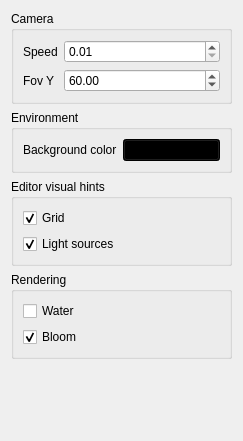
<?xml version="1.0" encoding="UTF-8"?>
<ui version="4.0">
 <class>MiscSettingsWidget</class>
 <widget class="QWidget" name="MiscSettingsWidget">
  <property name="geometry">
   <rect>
    <x>0</x>
    <y>0</y>
    <width>243</width>
    <height>441</height>
   </rect>
  </property>
  <property name="windowTitle">
   <string>Form</string>
  </property>
  <layout class="QVBoxLayout" name="verticalLayout">
   <item>
    <widget class="QGroupBox" name="groupBox">
     <property name="title">
      <string>Camera</string>
     </property>
     <layout class="QFormLayout" name="formLayout">
      <item row="0" column="0">
       <widget class="QLabel" name="label">
        <property name="text">
         <string>Speed</string>
        </property>
       </widget>
      </item>
      <item row="0" column="1">
       <widget class="QDoubleSpinBox" name="spinCameraSpeed">
        <property name="minimum">
         <double>0.010000000000000</double>
        </property>
        <property name="singleStep">
         <double>0.100000000000000</double>
        </property>
       </widget>
      </item>
      <item row="1" column="0">
       <widget class="QLabel" name="label_2">
        <property name="text">
         <string>Fov Y</string>
        </property>
       </widget>
      </item>
      <item row="1" column="1">
       <widget class="QDoubleSpinBox" name="spinFovY">
        <property name="minimum">
         <double>1.000000000000000</double>
        </property>
        <property name="value">
         <double>60.000000000000000</double>
        </property>
       </widget>
      </item>
     </layout>
    </widget>
   </item>
   <item>
    <widget class="QGroupBox" name="groupBox_2">
     <property name="title">
      <string>Environment</string>
     </property>
     <layout class="QFormLayout" name="formLayout_2">
      <item row="0" column="1">
       <widget class="QPushButton" name="buttonBackgroundColor">
        <property name="styleSheet">
         <string notr="true">background-color: rgb(0,0,0);</string>
        </property>
        <property name="text">
         <string/>
        </property>
       </widget>
      </item>
      <item row="0" column="0">
       <widget class="QLabel" name="label_4">
        <property name="text">
         <string>Background color</string>
        </property>
       </widget>
      </item>
     </layout>
    </widget>
   </item>
   <item>
    <widget class="QGroupBox" name="groupBox_3">
     <property name="title">
      <string>Editor visual hints</string>
     </property>
     <layout class="QVBoxLayout" name="verticalLayout_3">
      <item>
       <widget class="QCheckBox" name="checkBoxGrid">
        <property name="text">
         <string>Grid</string>
        </property>
        <property name="checked">
         <bool>true</bool>
        </property>
       </widget>
      </item>
      <item>
       <widget class="QCheckBox" name="checkBoxLightSources">
        <property name="text">
         <string>Light sources</string>
        </property>
        <property name="checked">
         <bool>true</bool>
        </property>
       </widget>
      </item>
     </layout>
    </widget>
   </item>
   <item>
    <widget class="QGroupBox" name="groupBox_4">
     <property name="title">
      <string>Rendering</string>
     </property>
     <layout class="QVBoxLayout" name="verticalLayout_2">
      <item>
       <widget class="QCheckBox" name="checkBoxWater">
        <property name="text">
         <string>Water</string>
        </property>
       </widget>
      </item>
      <item>
       <widget class="QCheckBox" name="checkBoxBloom">
        <property name="text">
         <string>Bloom</string>
        </property>
        <property name="checked">
         <bool>true</bool>
        </property>
        <property name="tristate">
         <bool>false</bool>
        </property>
       </widget>
      </item>
     </layout>
    </widget>
   </item>
   <item>
    <spacer name="verticalSpacer">
     <property name="orientation">
      <enum>Qt::Vertical</enum>
     </property>
     <property name="sizeHint" stdset="0">
      <size>
       <width>20</width>
       <height>40</height>
      </size>
     </property>
    </spacer>
   </item>
  </layout>
 </widget>
 <resources/>
 <connections/>
</ui>
